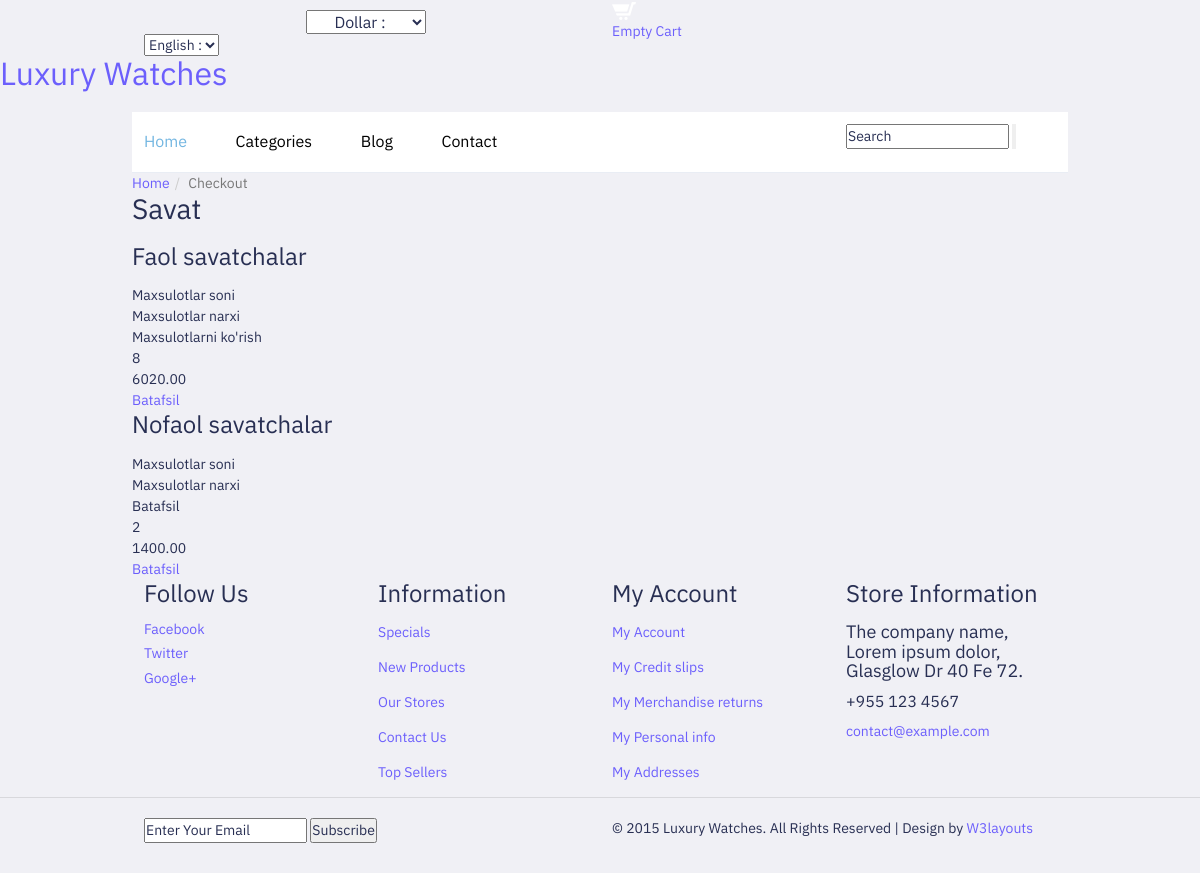
The app's page /cart/ (signed in) with its own data.
### main/models.py (models this page shows, shortened)
class Cart(models.Model):
    user = models.ForeignKey(User, on_delete=models.CASCADE)
    is_active = models.BooleanField(default=True)
    @property
    def quantity(self):
        return sum(cart_product.quantity for cart_product in self.cartproduct_set.all())
    @property
    def total_price(self):
        return sum(cart_product.price for cart_product in self.cartproduct_set.all())

class CartProduct(models.Model):
    cart = models.ForeignKey(Cart, on_delete=models.CASCADE)
    product = models.ForeignKey(Product, on_delete=models.CASCADE)
    quantity = models.IntegerField(default=0)
    @property
    def price(self):
        if self.product.discount_price:
            return self.product.discount_price * self.quantity
        else:
            return self.product.price * self.quantity

class Product(models.Model):
    name = models.CharField(max_length=150)
    description = models.TextField()
    quantity = models.IntegerField()
    price = models.DecimalField(decimal_places=2, max_digits=10)
    currency = models.SmallIntegerField(
        choices=(
            (0,"UZS"),
            (1, "USD"),
            (2, "RUB"),
        ))
    discount_price = models.DecimalField(decimal_places=2, max_digits=10, blank=True, null=True)
    baner_image = models.ImageField(upload_to='baner/')
    category = models.ForeignKey(Category, on_delete=models.SET_NULL, null=True)
    creator = models.ForeignKey(User, on_delete=models.DO_NOTHING, default=1)

### main/views.py (the view)
# urls.py: path('cart/', views.carts, name='cart'),
@login_required
def carts(request):
    actives = models.Cart.objects.filter(is_active=True, user=request.user)
    inactives = models.Cart.objects.filter(is_active=False, user=request.user)
    context = {
        'actives': actives,
        'inactives': inactives,
        'user': request.user
    }
    return render(request, 'front/cart/carts.html', context)

### templates/front/cart/carts.html (shortened to what this page needs)
{% extends 'front/base.html' %}
{% load static %}
{% block content %}
	<div class="breadcrumbs">
		<div class="container">
			<div class="breadcrumbs-main">
				<ol class="breadcrumb">
					<li><a href="{% url 'index' %}">Home</a></li>
					<li class="active">Checkout</li>
				</ol>
			</div>
		</div>
	</div>
	<div class="ckeckout">
		<div class="container">
			<div class="ckeck-top heading">
				<h2>Savat</h2>
			</div>
			<div class="ckeckout-top">
			<div class="cart-items">
			 <h3>Faol savatchalar</h3>
			<div class="in-check" >
				<ul class="unit">
					<li><span>Maxsulotlar soni</span></li>
					<li><span>Maxsulotlar narxi</span></li>
					<li><span>Maxsulotlarni ko'rish</span></li>
				</ul>
			{% for cart in actives %}
				<ul class="cart-header">
						<li><span class="name">{{cart.quantity}}</span></li>
						<li><span class="cost">{{cart.total_price}}</span></li>
						<li><a href="{% url 'cart_detail' cart.id %}">Batafsil</a></li>
					{% endfor %}
				</ul>
			</div>
			<h3>Nofaol savatchalar</h3>
			<div class="in-check" >
				<ul class="unit">
					<li><span>Maxsulotlar soni</span></li>
					<li><span>Maxsulotlar narxi</span></li>
					<li><span >Batafsil</span></li>
				</ul>
				{% for cart in inactives %}
				<ul class="cart-header">
						<li><span class="name">{{cart.quantity}}</span></li>
						<li><span class="cost">{{cart.total_price}}</span></li>
						<li><a href="{% url 'cart_detail' cart.id %}">Batafsil</a></li>
					{% endfor %}
				</ul>
			</div>
			</div>
		 </div>
		</div>
	</div>
	{% endblock %}

### static/front/css/rating.css (style rules this page uses)
* { margin: 0; padding: 0; }

### records on screen
Cart: quantity "8", total_price "6020.00"
Cart: quantity "2", total_price "1400.00"
